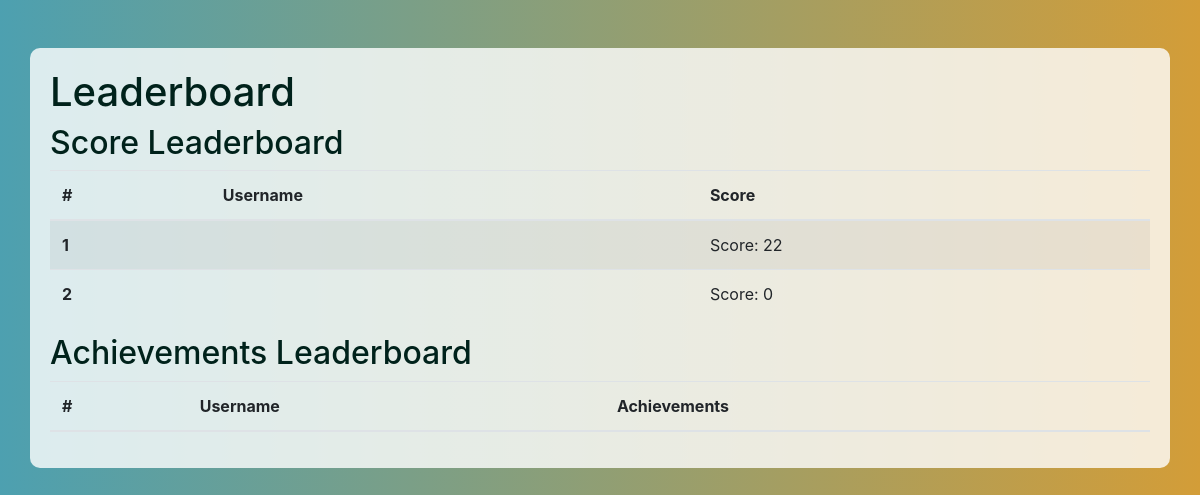
The app's page /leaderboard/, older data.
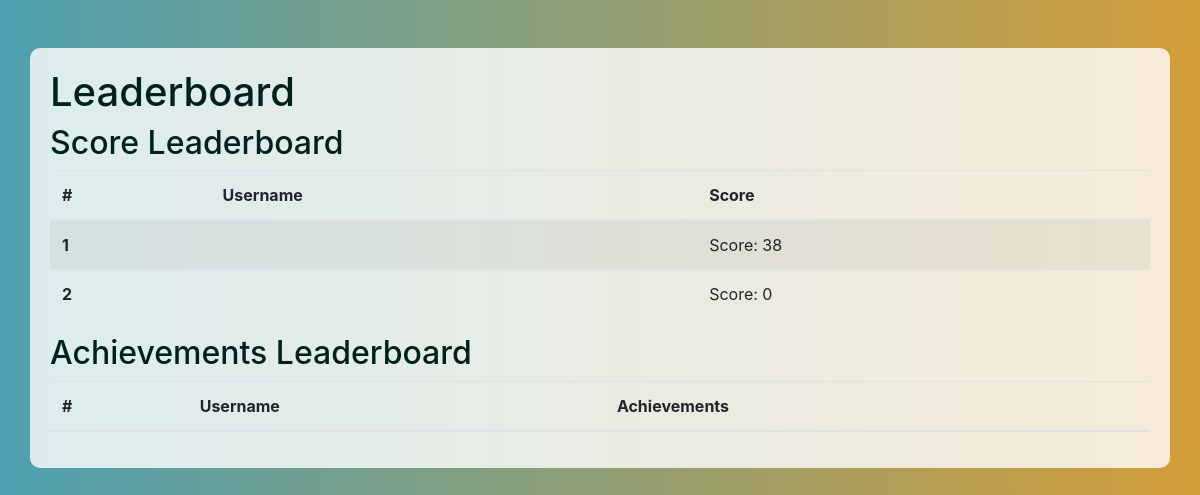
The same page, newer data.
### usersinformation/models.py (models this page shows, shortened)
class PlayerProfile(models.Model):
    avatar = models.ImageField(upload_to='avatars/', null=True, blank=True)
    nickname = models.CharField(max_length=255, blank=True)
    email = models.EmailField(blank=True)
    score = models.IntegerField(default=0)
    achievement_count = models.IntegerField(default=0)
    achievements = models.ManyToManyField(Achievement, blank=True, related_name='user')  # 添加多对多关系
    displayed_achievements = models.ManyToManyField(Achievement, related_name='displayed_by_users', blank=True)
    bio = models.TextField(blank=True)
    login_days = models.IntegerField(default=0)
    last_game_start = models.DateTimeField(null=True, blank=True)
    verified_locations_count = models.IntegerField(default=0)
    completed_series = models.ManyToManyField(Series, related_name='completed_by', blank=True)

### leaderboard/views.py (the view)
# urls.py: path('', views.user_leaderboard, name='user_leaderboard')
def user_leaderboard(request):
    score_leaderboard = PlayerProfile.objects.order_by('-score')[:10]  # Get the top 10
    achievement_leaderboard = PlayerProfile.objects.order_by('-achievement_count')[:10]  # Get the top 10
    context = {
        'score_leaderboard': score_leaderboard,
        'achievement_leaderboard': achievement_leaderboard,
    }
    return render(request, 'user_leaderboard.html', context)

### leaderboard/templates/user_leaderboard.html (shortened to what this page needs)
<!DOCTYPE html>
<html lang="en">
<head>
    <link rel="stylesheet" href="https://stackpath.bootstrapcdn.com/bootstrap/4.5.2/css/bootstrap.min.css">
</head>
<body>
    <div class="container mt-5">
        <h1>Leaderboard</h1>
        <h2>Score Leaderboard</h2>
        <table class="table table-striped">
            <thead>
                <tr>
                    <th scope="col">#</th>
                    <th scope="col">Username</th>
                    <th scope="col">Score</th>
                </tr>
            </thead>
            <tbody>
                {% for player in score_leaderboard %}
                <tr>
                    <th scope="row">{{ forloop.counter }}</th>
                    <td>{{ player.username }}</td>
                    <td>Score: {{ player.score }}</td>
                </tr>
                {% endfor %}
            </tbody>
        </table>
        <h2>Achievements Leaderboard</h2>
        <table class="table table-striped">
            <thead>
                <tr>
                    <th scope="col">#</th>
                    <th scope="col">Username</th>
                    <th scope="col">Achievements</th>
                </tr>
            </thead>
        </table>
    </div>
</body>
</html>

Row changes from the older to the newer data that the page shows:
changed PlayerProfile (number 1 of 2 on the later page): score "22" → "38"
